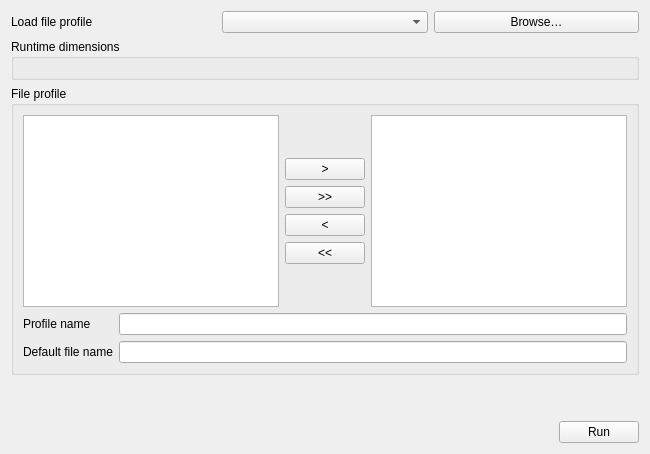
<?xml version="1.0" encoding="UTF-8"?>
<ui version="4.0">
 <class>ProfileConfigTab</class>
 <widget class="QWidget" name="ProfileConfigTab">
  <property name="autoFillBackground">
   <bool>true</bool>
  </property>
  <layout class="QVBoxLayout" name="rootLayout">
   <item><layout class="QHBoxLayout" name="sourceLayout">
    <item><widget class="QLabel" name="sourceLabel_loadProfile"><property name="text"><string>Load file profile</string></property></widget></item>
    <item><widget class="QComboBox" name="sourceComboBox_loadProfile"/></item>
    <item><widget class="QPushButton" name="browseButton_loadProfile"><property name="text"><string>Browse…</string></property></widget></item>
   </layout></item>
   <item><widget class="QGroupBox" name="dimensionsGroup"><property name="title"><string>Runtime dimensions</string></property><layout class="QFormLayout" name="dimensionsLayout"/></widget></item>
   <item><widget class="QGroupBox" name="profileBuilderGroup"><property name="title"><string>File profile</string></property><layout class="QVBoxLayout" name="builderLayout">
    <item><layout class="QHBoxLayout" name="schemaLayout">
     <item><widget class="QListWidget" name="availableSchemasList"/></item>
     <item><layout class="QVBoxLayout" name="transferLayout">
      <item><spacer name="upperSpacer"><property name="orientation"><enum>Qt::Vertical</enum></property><property name="sizeHint" stdset="0"><size><width>20</width><height>40</height></size></property></spacer></item>
      <item><widget class="QPushButton" name="addSchemaButton"><property name="text"><string>&gt;</string></property></widget></item>
      <item><widget class="QPushButton" name="addAllSchemasButton"><property name="text"><string>&gt;&gt;</string></property></widget></item>
      <item><widget class="QPushButton" name="removeSchemaButton"><property name="text"><string>&lt;</string></property></widget></item>
      <item><widget class="QPushButton" name="removeAllSchemasButton"><property name="text"><string>&lt;&lt;</string></property></widget></item>
      <item><spacer name="lowerSpacer"><property name="orientation"><enum>Qt::Vertical</enum></property><property name="sizeHint" stdset="0"><size><width>20</width><height>40</height></size></property></spacer></item>
     </layout></item>
     <item><widget class="QListWidget" name="selectedSchemasList"/></item>
    </layout></item>
    <item><layout class="QFormLayout" name="profileMetadataLayout">
     <item row="0" column="0"><widget class="QLabel" name="profileNameLabel"><property name="text"><string>Profile name</string></property></widget></item>
     <item row="0" column="1"><widget class="QLineEdit" name="profileNameEdit"/></item>
     <item row="1" column="0"><widget class="QLabel" name="defaultFileLabel"><property name="text"><string>Default file name</string></property></widget></item>
     <item row="1" column="1"><widget class="QLineEdit" name="defaultFileEdit"/></item>
    </layout></item>
   </layout></widget></item>
   <item><spacer name="mainSpacer"><property name="orientation"><enum>Qt::Vertical</enum></property><property name="sizeHint" stdset="0"><size><width>20</width><height>40</height></size></property></spacer></item>
   <item><layout class="QHBoxLayout" name="runLayout"><item><spacer name="runSpacer"><property name="orientation"><enum>Qt::Horizontal</enum></property><property name="sizeHint" stdset="0"><size><width>40</width><height>20</height></size></property></spacer></item><item><widget class="QPushButton" name="runButton"><property name="text"><string>Run</string></property></widget></item></layout></item>
  </layout>
 </widget>
 <resources/><connections/>
</ui>
